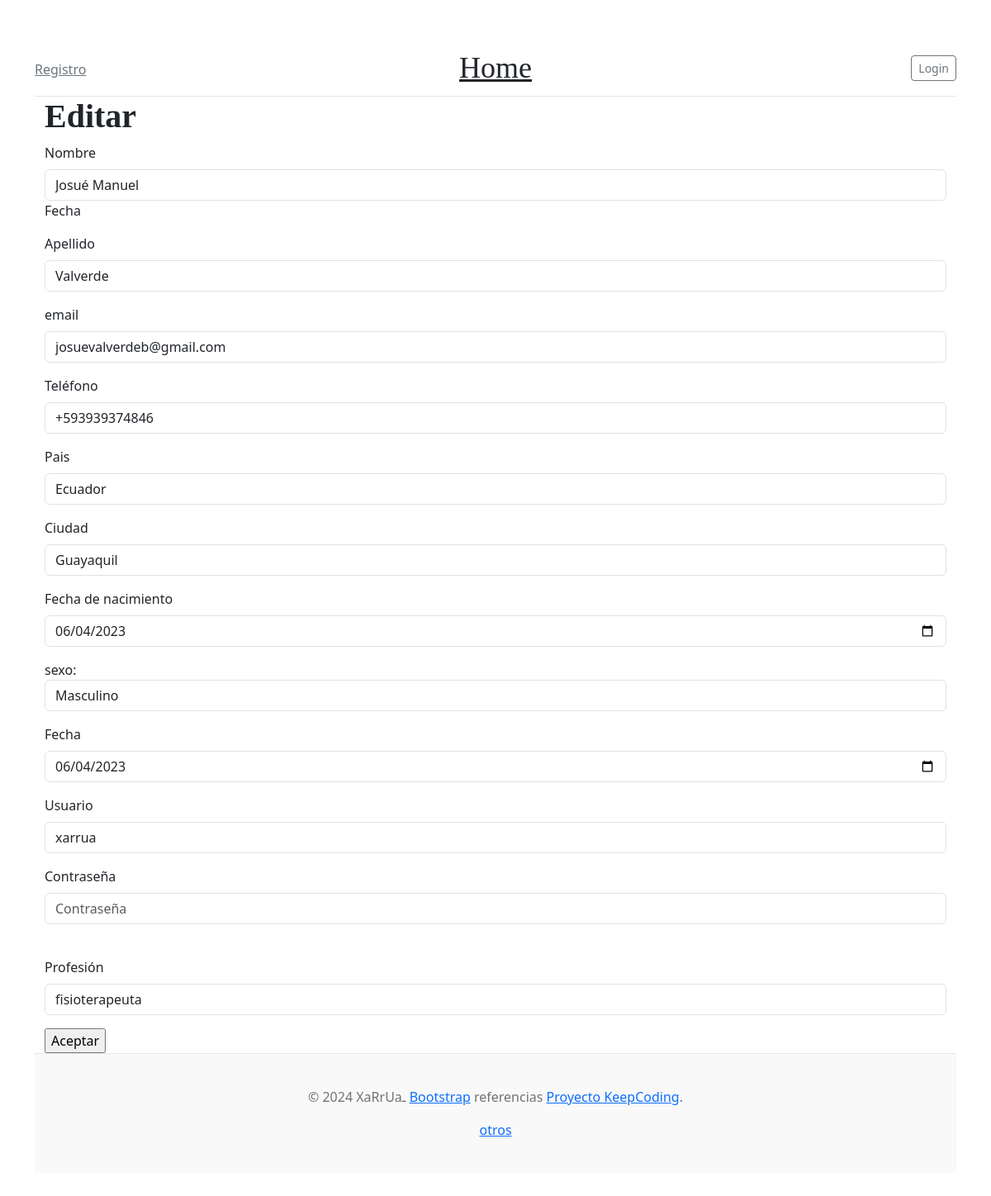
/update/17, run on the app's committed database.
### tables this page shows
CREATE TABLE "usuarios" (
  "usu_id" INTEGER PRIMARY KEY AUTOINCREMENT,
  "usu_name" TEXT NOT NULL,
  "usu_lastname" TEXT NOT NULL,
  "usu_email" TEXT NOT NULL,
  "usu_phone" TEXT NOT NULL,
  "usu_country" TEXT,
  "usu_city" TEXT,
  "usu_birthd" TEXT NOT NULL,
  "usu_sex" TEXT NOT NULL,
  "usu_date" TEXT NOT NULL,
  "usu_user" TEXT NOT NULL,
  "usu_pass" TEXT NOT NULL,
  "usu_foto" TEXT,
  "usu_profession" TEXT,
  "id_sex" INTEGER,
  CONSTRAINT "fk_usuarios_sex" FOREIGN KEY ("id_sex") REFERENCES "sex_usu" ("id_sex") ON DELETE SET NULL ON UPDATE CASCADE,
  UNIQUE ("usu_email" ASC),
  UNIQUE ("usu_phone" ASC),
  UNIQUE ("usu_user" ASC)
);

### registros_med/routes.py (the view, shortened to what this page needs)
@app.route("/update/<int:id>",methods=["GET","POST"])
def update(id):
    form = RegistrosForm()
    if request.method == "GET":
        resultado = select_by(id)
        form.usu_name.data = resultado[1]
        form.usu_lastname.data = resultado[2]
        form.usu_email.data = resultado[3]
        form.usu_phone.data = resultado[4]
        form.usu_country.data = resultado[5]
        form.usu_city.data = resultado[6]
        form.usu_birthd.data = datetime.strptime(resultado[7],"%Y-%m-%d")
        form.usu_sex.data = resultado[8]
        form.usu_date.data = datetime.strptime(resultado[9],"%Y-%m-%d")
        form.usu_user.data = resultado[10]
        form.usu_pass.data = resultado[11]
        form.usu_foto.data = resultado[12]
        form.usu_profession.data = resultado[13]
        return render_template("update.html",dataForm = form, usu_id = id)
    else:
        return render_template("create.html",dataForm=form)

### registros_med/models.py (called while the page is built)
def select_by(id):
    conectSelectBy = Conexion(f"select * from usuarios where usu_id={id}")
    resultado = conectSelectBy.res.fetchall()
    conectSelectBy.con.close()
    return resultado[0]

### registros_med/templates/update.html (shortened to what this page needs)
{% extends "base.html" %}
{% block section %}
<div class="container">
    <nav>
   <h1><strong>Editar</strong></h1>
<form action="/update/{{usu_id}}" method="POST" enctype="multipart/form-data">
    <div class="mb-3">
    {{dataForm.usu_name.label(class="form-label")}}
    {{dataForm.usu_name(class="form-control")}}
    {{dataForm.usu_date.label}}
    </div>
    <div class="mb-3">
    {{dataForm.usu_lastname.label(class="form-label")}}
    {{dataForm.usu_lastname(class="form-control")}}
    </div>
    <div class="mb-3">
    {{dataForm.usu_email.label(class="form-label")}}
    {{dataForm.usu_email(class="form-control")}}
    </div>
    <div class="mb-3">
    {{dataForm.usu_phone.label(class="form-label")}}
    {{dataForm.usu_phone(class="form-control")}}
    </div>
    <div class="mb-3">
    {{dataForm.usu_country.label(class="form-label")}}
    {{dataForm.usu_country(class="form-control")}}
    </div>
    <div class="mb-3">
    {{dataForm.usu_city.label(class="form-label")}}
    {{dataForm.usu_city(class="form-control")}}
    </div>
    <div class="mb-3">
    {{dataForm.usu_birthd.label(class="form-label")}}
    {{dataForm.usu_birthd(class="form-control")}}
    </div>
    <div class="mb-3">
    <label for="usu_sex">sexo: </label>
        <select class="form-control" name="usu_sex" id="usu_sex">
            <option value="masculino">Masculino</option>
        </select>
    </div>
    <div class="mb-3">
    {{dataForm.usu_date.label(class="form-label")}}
    {{dataForm.usu_date(class="form-control")}}
    </div>
    <div class="mb-3">
    {{dataForm.usu_user.label(class="form-label")}}
    {{dataForm.usu_user(class="form-control")}}
    </div>
    <div class="mb-3">
    {{dataForm.usu_pass.label(class="form-label")}}
    <input class="form-control" type="password" name="usu_pass" placeholder="Contraseña" required><br>
    </div>
    <div class="mb-3">
    {{dataForm.usu_profession.label(class="form-label")}}
    {{dataForm.usu_profession(class="form-control")}}
    </div>
    {{dataForm.submit}}
</form>
{% endblock %}

### registros_med/static/css/home.css (style rules this page uses)
h1, h2, h3, h4, h5, h6 { font-family: Amiri, Georgia, "Times New Roman", serif; }
body { padding-top: 3rem; padding-bottom: 3rem; color: #5a5a5a; }

### data on the page
usuarios: usu_name "Josué Manuel", usu_lastname "Valverde", usu_email "josuevalverdeb@gmail.com", usu_phone "+593939374846", usu_country "Ecuador", usu_city "Guayaquil", usu_birthd "06/04/2023", usu_date "06/04/2023", usu_user "xarrua", usu_profession "fisioterapeuta"

### other printed values
{{ dataForm.usu_name.label(class="form-label") }} "Nombre"
{{ dataForm.usu_date.label }} "Fecha"
{{ dataForm.usu_lastname.label(class="form-label") }} "Apellido"
{{ dataForm.usu_email.label(class="form-label") }} "email"
{{ dataForm.usu_phone.label(class="form-label") }} "Teléfono"
{{ dataForm.usu_country.label(class="form-label") }} "Pais"
{{ dataForm.usu_city.label(class="form-label") }} "Ciudad"
{{ dataForm.usu_birthd.label(class="form-label") }} "Fecha de nacimiento"
{{ dataForm.usu_date.label(class="form-label") }} "Fecha"
{{ dataForm.usu_user.label(class="form-label") }} "Usuario"
{{ dataForm.usu_pass.label(class="form-label") }} "Contraseña"
{{ dataForm.usu_profession.label(class="form-label") }} "Profesión"
